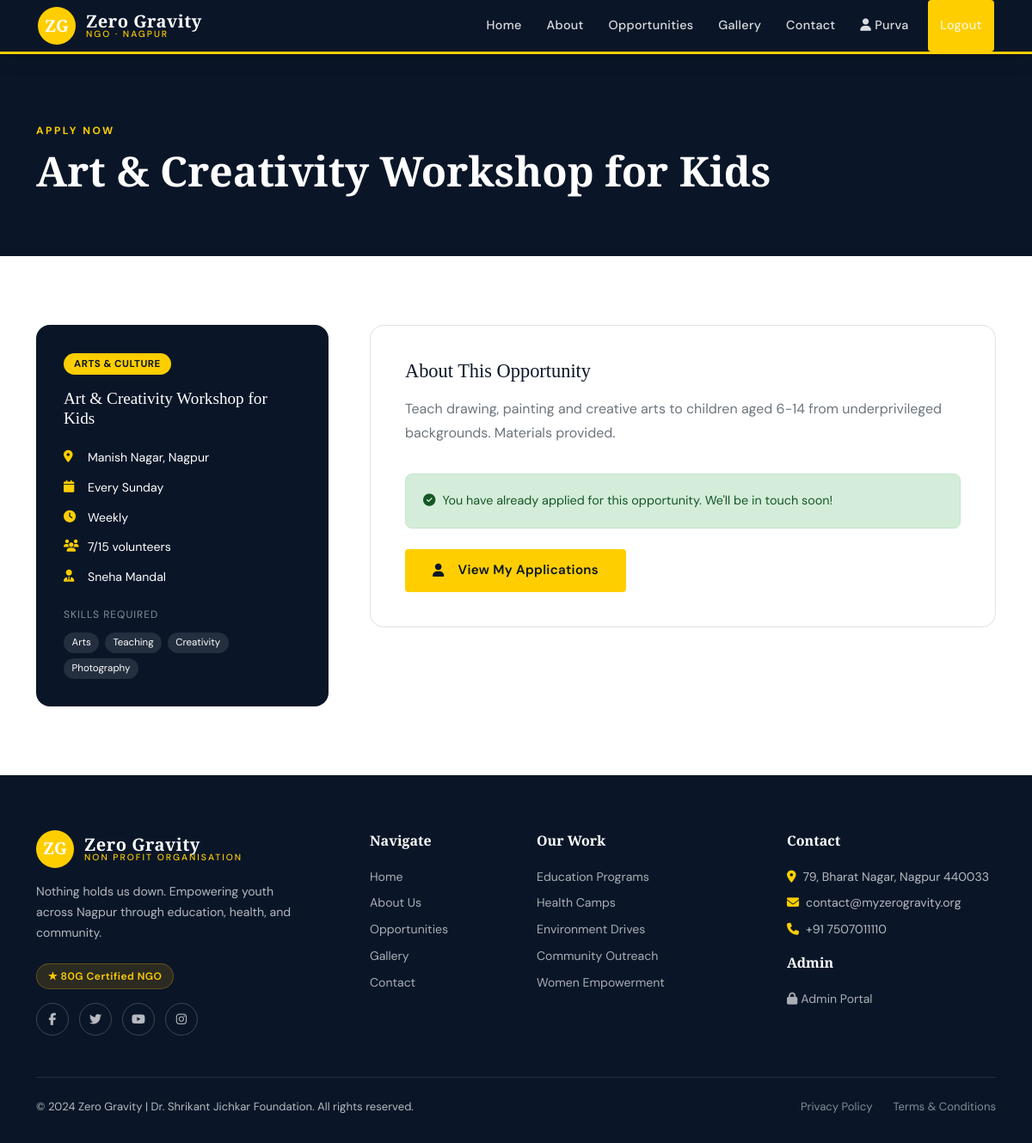
Screenshot of /apply/10 (signed in) with the database file from the repository.
### tables this page shows
CREATE TABLE applications (
        id INTEGER PRIMARY KEY AUTOINCREMENT,
        volunteer_id INTEGER,
        opportunity_id INTEGER,
        volunteer_name TEXT,
        volunteer_email TEXT,
        opp_title TEXT,
        opp_category TEXT,
        reason TEXT,
        experience TEXT,
        status TEXT DEFAULT 'pending',
        applied_date TEXT DEFAULT CURRENT_DATE,
        FOREIGN KEY(volunteer_id) REFERENCES volunteers(id),
        FOREIGN KEY(opportunity_id) REFERENCES opportunities(id)
    );

CREATE TABLE opportunities (
        id INTEGER PRIMARY KEY AUTOINCREMENT,
        title TEXT NOT NULL,
        category TEXT NOT NULL,
        location TEXT,
        schedule TEXT,
        duration TEXT,
        slots INTEGER DEFAULT 10,
        registered INTEGER DEFAULT 0,
        skills_required TEXT,
        description TEXT,
        contact_person TEXT,
        posted_date TEXT DEFAULT CURRENT_DATE,
        is_active INTEGER DEFAULT 1
    );

### app.py (the view, shortened to what this page needs)
@app.route('/apply/<int:opp_id>', methods=['GET', 'POST'])
@login_required
def apply(opp_id):
    db = get_db()
    opp = db.execute('SELECT * FROM opportunities WHERE id=?', (opp_id,)).fetchone()
    if not opp:
        flash('Opportunity not found.', 'danger')
        db.close()
        return redirect(url_for('opportunities'))
    already = db.execute('SELECT id FROM applications WHERE volunteer_id=? AND opportunity_id=?',
        (session['volunteer_id'], opp_id)).fetchone()
    db.close()
    return render_template('apply.html',
        opp=opp, already=already,
        current_user=session.get('volunteer_name'))

### app.py (called while the page is built)
def get_db():
    conn = sqlite3.connect(DATABASE)
    conn.row_factory = sqlite3.Row
    return conn

def login_required(f):
    @wraps(f)
    def decorated(*args, **kwargs):
        if 'volunteer_id' not in session:
            flash('Please log in to continue.', 'warning')
            return redirect(url_for('login'))
        return f(*args, **kwargs)
    return decorated

### templates/apply.html (shortened to what this page needs)
{% extends "base.html" %}
{% block content %}
<div style="background:var(--zg-deep);padding:5rem 0 3rem;"><div class="container">
  <div class="section-label" style="color:var(--zg-gold);">Apply Now</div>
  <h1 class="hero-title" style="font-size:clamp(1.8rem,5vw,3rem);">{{ opp['title'] }}</h1>
</div></div>
<section class="section"><div class="container"><div class="row g-5">
  <div class="col-lg-4">
    <div style="background:var(--zg-deep);border-radius:16px;padding:2rem;color:#fff;position:sticky;top:80px;">
      <div class="opp-category" style="margin-bottom:1rem;">{{ opp['category'] }}</div>
      <h4 style="font-family:var(--ff-head);font-size:1.2rem;margin-bottom:1.5rem;">{{ opp['title'] }}</h4>
      {% for icon, val in [
        ('fas fa-map-marker-alt', opp['location']),
        ('fas fa-calendar', opp['schedule']),
        ('fas fa-clock', opp['duration']),
        ('fas fa-users', opp['registered']|string + '/' + opp['slots']|string + ' volunteers'),
        ('fas fa-user-tie', opp['contact_person']),
      ] %}
      <div style="display:flex;align-items:flex-start;gap:0.75rem;margin-bottom:0.85rem;font-size:0.88rem;">
        <i class="{{ icon }}" style="color:var(--zg-gold);margin-top:2px;width:16px;"></i><span>{{ val }}</span>
      </div>
      {% endfor %}
      <div style="margin-top:1.5rem;">
        <div style="font-size:0.75rem;opacity:0.5;text-transform:uppercase;letter-spacing:1px;margin-bottom:0.75rem;">Skills Required</div>
        <div style="display:flex;flex-wrap:wrap;gap:0.4rem;">
          {% for skill in opp['skills_required'].split(',') %}
          <span style="background:rgba(255,255,255,0.1);color:#fff;padding:0.2rem 0.6rem;border-radius:100px;font-size:0.72rem;">{{ skill.strip() }}</span>
          {% endfor %}
        </div>
      </div>
    </div>
  </div>
  <div class="col-lg-8">
    <div style="background:#fff;border:1px solid var(--zg-border);border-radius:16px;padding:2.5rem;">
      <h3 style="font-family:var(--ff-head);font-size:1.4rem;margin-bottom:1rem;">About This Opportunity</h3>
      <p style="color:var(--zg-gray);line-height:1.8;margin-bottom:2rem;">{{ opp['description'] }}</p>
      {% if already %}
      <div style="background:#d4edda;border:1px solid #c3e6cb;border-radius:8px;padding:1.25rem;color:#155724;font-size:0.9rem;">
        <i class="fas fa-check-circle me-2"></i>You have already applied for this opportunity. We'll be in touch soon!
      </div>
      <div style="margin-top:1.5rem;">
        <a href="{{ url_for('profile') }}" class="btn-primary-zg" style="display:inline-flex;"><i class="fas fa-user me-2"></i>View My Applications</a>
      </div>
      {% endif %}
    </div>
  </div>
</div></div></section>
{% endblock %}

### templates/base.html (shortened to what this page needs)
<!DOCTYPE html>
<html lang="en">
<head>
<link href="https://cdnjs.cloudflare.com/ajax/libs/bootstrap/5.3.2/css/bootstrap.min.css" rel="stylesheet">
<link href="https://cdnjs.cloudflare.com/ajax/libs/font-awesome/6.5.0/css/all.min.css" rel="stylesheet">
<link href="{{ url_for('static', filename='css/style.css') }}" rel="stylesheet">
</head>
<body>
<nav class="navbar navbar-expand-lg zg-nav">
  <div class="container">
    <a class="navbar-brand" href="{{ url_for('index') }}">
      <div class="zg-logo-icon">ZG</div>
      <div class="zg-brand-text">
        <span class="name">Zero Gravity</span>
        <span class="tagline">NGO · Nagpur</span>
      </div>
    </a>
    <div class="collapse navbar-collapse" id="navMenu">
      <ul class="navbar-nav ms-auto align-items-lg-center">
        <li class="nav-item"><a class="nav-link {% if request.endpoint=='index' %}nav-active{% endif %}" href="{{ url_for('index') }}">Home</a></li>
        <li class="nav-item"><a class="nav-link {% if request.endpoint=='about' %}nav-active{% endif %}" href="{{ url_for('about') }}">About</a></li>
        <li class="nav-item"><a class="nav-link {% if request.endpoint=='opportunities' %}nav-active{% endif %}" href="{{ url_for('opportunities') }}">Opportunities</a></li>
        <li class="nav-item"><a class="nav-link {% if request.endpoint=='gallery' %}nav-active{% endif %}" href="{{ url_for('gallery') }}">Gallery</a></li>
        <li class="nav-item"><a class="nav-link {% if request.endpoint=='contact' %}nav-active{% endif %}" href="{{ url_for('contact') }}">Contact</a></li>
        {% if current_user %}
        <li class="nav-item"><a class="nav-link {% if request.endpoint=='profile' %}nav-active{% endif %}" href="{{ url_for('profile') }}"><i class="fas fa-user me-1"></i>{{ current_user.split()[0] }}</a></li>
        <li class="nav-item"><a class="nav-link btn-volunteer-nav" href="{{ url_for('logout') }}">Logout</a></li>
        {% else %}
        <li class="nav-item"><a class="nav-link" href="{{ url_for('login') }}">Login</a></li>
        <li class="nav-item"><a class="nav-link btn-volunteer-nav" href="{{ url_for('register') }}">Join as Volunteer</a></li>
        {% endif %}
      </ul>
    </div>
  </div>
</nav>
{% block content %}{% endblock %}
<footer class="zg-footer">
  <div class="container">
    <div class="row g-5">
      <div class="col-lg-4">
        <div style="display:flex; align-items:center; gap:12px; margin-bottom:1rem;">
          <div class="zg-logo-icon">ZG</div>
          <div class="zg-brand-text"><span class="name">Zero Gravity</span><span class="tagline">Non Profit Organisation</span></div>
        </div>
        <p class="footer-desc">Nothing holds us down. Empowering youth across Nagpur through education, health, and community.</p>
        <span class="footer-cert">★ 80G Certified NGO</span>
        <div class="footer-social mt-3">
          <a href="https://www.facebook.com/myzerogravity" class="social-btn" target="_blank"><i class="fab fa-facebook-f"></i></a>
          <a href="https://www.twitter.com/myzerogravity" class="social-btn" target="_blank"><i class="fab fa-twitter"></i></a>
          <a href="https://www.youtube.com/user/nothingholdsusdown" class="social-btn" target="_blank"><i class="fab fa-youtube"></i></a>
          <a href="https://www.instagram.com/myzerogravity" class="social-btn" target="_blank"><i class="fab fa-instagram"></i></a>
        </div>
      </div>
      <div class="col-lg-2 col-md-4">
        <div class="footer-heading">Navigate</div>
        <ul class="footer-links">
          <li><a href="{{ url_for('index') }}">Home</a></li>
          <li><a href="{{ url_for('about') }}">About Us</a></li>
          <li><a href="{{ url_for('opportunities') }}">Opportunities</a></li>
          <li><a href="{{ url_for('gallery') }}">Gallery</a></li>
          <li><a href="{{ url_for('contact') }}">Contact</a></li>
        </ul>
      </div>
      <div class="col-lg-3 col-md-4">
        <div class="footer-heading">Our Work</div>
        <ul class="footer-links">
          <li><a href="#">Education Programs</a></li>
          <li><a href="#">Health Camps</a></li>
          <li><a href="#">Environment Drives</a></li>
          <li><a href="#">Community Outreach</a></li>
          <li><a href="#">Women Empowerment</a></li>
        </ul>
      </div>
      <div class="col-lg-3 col-md-4">
        <div class="footer-heading">Contact</div>
        <ul class="footer-links">
          <li><i class="fas fa-map-marker-alt me-2" style="color:var(--zg-accent);"></i>79, Bharat Nagar, Nagpur 440033</li>
          <li><i class="fas fa-envelope me-2" style="color:var(--zg-accent);"></i>contact@myzerogravity.org</li>
          <li><i class="fas fa-phone me-2" style="color:var(--zg-accent);"></i>+91 7507011110</li>
        </ul>
        <div class="footer-heading mt-3">Admin</div>
        <ul class="footer-links">
          <li><a href="{{ url_for('admin_login') }}"><i class="fas fa-lock me-1"></i>Admin Portal</a></li>
        </ul>
      </div>
    </div>
    <div class="footer-bottom">
      <span>© 2024 Zero Gravity | Dr. Shrikant Jichkar Foundation. All rights reserved.</span>
      <div style="display:flex;gap:1.5rem;">
        <a href="#" style="color:rgba(255,255,255,0.5);font-size:0.82rem;text-decoration:none;">Privacy Policy</a>
        <a href="#" style="color:rgba(255,255,255,0.5);font-size:0.82rem;text-decoration:none;">Terms & Conditions</a>
      </div>
    </div>
  </div>
</footer>
</body>
</html>

### static/css/style.css (style rules this page uses)
:root { --zg-deep: #0a1628; --zg-blue: #1a3a6b; --zg-accent: #FFCE00; --zg-gold: #FFCE00; --zg-light: #E0F5EE; --zg-white: #ffffff; --zg-gray: #6c757d; --zg-border: #dee2e6; --ff-head: 'Playfair Display', serif; --ff-body: 'DM Sans', sans-serif; }
*, *::before, *::after { box-sizing: border-box; margin: 0; padding: 0; }
body { font-family: var(--ff-body); background: var(--zg-white); color: var(--zg-deep); overflow-x: hidden; }
.zg-nav { background: var(--zg-deep); padding: 0 2rem; position: sticky; top: 0; z-index: 1000; border-bottom: 3px solid var(--zg-accent); box-shadow: 0 2px 20px rgba(0,0,0,0.3); }
.zg-nav .navbar-brand { display: flex; align-items: center; gap: 12px; text-decoration: none; }
.zg-logo-icon { width: 44px; height: 44px; background: var(--zg-accent); border-radius: 50%; display: flex; align-items: center; justify-content: center; font-size: 1.2rem; color: white; font-weight: 900; font-family: var(--ff-head); flex-shrink: 0; }
.zg-brand-text { display: flex; flex-direction: column; line-height: 1; }
.zg-brand-text .name { font-family: var(--ff-head); font-size: 1.25rem; font-weight: 900; color: #fff; letter-spacing: 0.5px; }
.zg-brand-text .tagline { font-size: 0.65rem; color: var(--zg-gold); letter-spacing: 2px; text-transform: uppercase; font-weight: 500; }
.navbar-nav .nav-link { color: rgba(255,255,255,0.85) !important; font-weight: 500; font-size: 0.9rem; padding: 1.2rem 0.9rem !important; letter-spacing: 0.3px; transition: color 0.2s; position: relative; }
.navbar-nav .nav-link::after { content: ''; position: absolute; bottom: 0; left: 50%; right: 50%; height: 3px; background: var(--zg-accent); transition: left 0.25s, right 0.25s; }
.btn-volunteer-nav { background: var(--zg-accent); color: var(--zg-deep) !important; border-radius: 4px; padding: 0.45rem 1.2rem !important; font-weight: 600; margin-left: 0.5rem; transition: background 0.2s; }
.btn-volunteer-nav::after { display: none !important; }
.hero-title { font-family: var(--ff-head); font-size: clamp(2.5rem, 6vw, 4.5rem); font-weight: 900; color: #fff; line-height: 1.1; margin-bottom: 1.5rem; animation: fadeDown 0.7s 0.1s ease both; }
.btn-primary-zg { background: var(--zg-accent); color: var(--zg-deep); border: none; padding: 0.85rem 2rem; border-radius: 4px; font-weight: 600; font-size: 0.95rem; cursor: pointer; text-decoration: none; display: inline-flex; align-items: center; gap: 0.5rem; transition: all 0.25s; letter-spacing: 0.3px; }
.section { padding: 5rem 0; }
.section-label { font-size: 0.75rem; font-weight: 700; letter-spacing: 2.5px; text-transform: uppercase; color: var(--zg-accent); margin-bottom: 0.75rem; }
.opp-category { display: inline-block; background: var(--zg-accent); color: var(--zg-deep); padding: 0.25rem 0.75rem; border-radius: 100px; font-size: 0.72rem; font-weight: 700; letter-spacing: 0.5px; text-transform: uppercase; margin-bottom: 0.75rem; }
.zg-footer { background: var(--zg-deep); color: rgba(255,255,255,0.7); padding: 4rem 0 2rem; }
.footer-desc { font-size: 0.88rem; line-height: 1.7; max-width: 300px; margin-bottom: 1.5rem; }
.footer-social { display: flex; gap: 0.75rem; }
.social-btn { width: 38px; height: 38px; border-radius: 50%; border: 1px solid rgba(255,255,255,0.2); display: flex; align-items: center; justify-content: center; color: rgba(255,255,255,0.7); text-decoration: none; transition: all 0.2s; font-size: 0.88rem; }
.footer-heading { font-family: var(--ff-head); color: #fff; font-size: 1rem; font-weight: 700; margin-bottom: 1.25rem; }
.footer-links { list-style: none; padding: 0; }
.footer-links li { margin-bottom: 0.6rem; font-size: 0.88rem; }
.footer-links a { color: rgba(255,255,255,0.65); text-decoration: none; font-size: 0.88rem; transition: color 0.2s; }
.footer-cert { display: inline-block; background: rgba(240,165,0,0.15); border: 1px solid rgba(240,165,0,0.3); color: var(--zg-gold); padding: 0.3rem 0.8rem; border-radius: 100px; font-size: 0.75rem; font-weight: 600; letter-spacing: 0.5px; }
.footer-bottom { border-top: 1px solid rgba(255,255,255,0.1); margin-top: 3rem; padding-top: 1.5rem; display: flex; justify-content: space-between; align-items: center; flex-wrap: wrap; gap: 1rem; font-size: 0.82rem; }

### rows the page displays
applications: volunteer_name "Purva"
opportunities: title "Art & Creativity Workshop for Kids", category "ARTS & CULTURE", location "Manish Nagar, Nagpur", schedule "Every Sunday", duration "Weekly", contact_person "Sneha Mandal", description "Teach drawing, painting and creative arts to children aged 6-14 from underprivileged backgrounds. Materials provided."

### other values shown
{{ val }} "7/15 volunteers"
{{ skill.strip() }} "Arts" "Teaching" "Creativity" "Photography"
